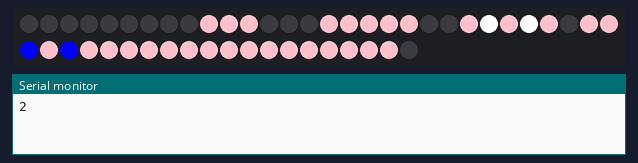
Recording of a sketch running on a simulated Arduino Uno, built for the host (arithmetic inside an expression is 32-bit, double 64-bit). Parts: 50 RGB LEDs in strip order, left to right, continuing on the next row, the last lines printed to the serial monitor. Random numbers use the default seed unless the sketch sets one.

Above: at 2.58 s.
At 7.96 s:
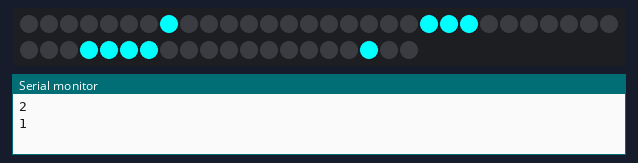
At 13.49 s:
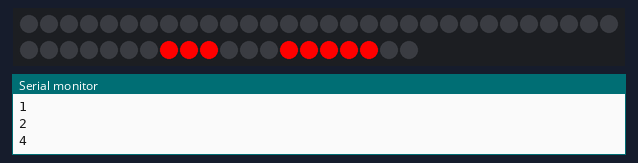
At 21.64 s:
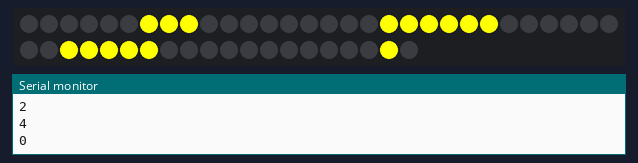
At 30.78 s:
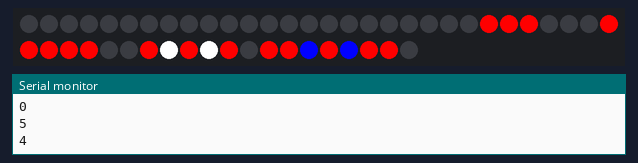
At 37.76 s:
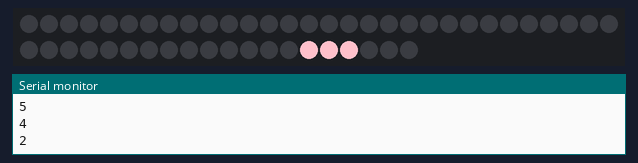

The sketch:

PacMan-Large2.ino
```cpp
#include <FastLED.h>

// How many leds in your strip?
#define NUM_LEDS 50

// For led chips like WS2812, which have a data line, ground, and power, you just
// need to define DATA_PIN.  For led chipsets that are SPI based (four wires - data, clock,
// ground, and power), like the LPD8806 define both DATA_PIN and CLOCK_PIN
// Clock pin only needed for SPI based chipsets when not using hardware SPI
#define DATA_PIN 9

static const CRGB PROGMEM
  mc[][7] = {
    {CRGB::Black,  CRGB::Black,  CRGB::Yellow, CRGB::Yellow, CRGB::Yellow, CRGB::Black,  CRGB::Black},
    {CRGB::Black,  CRGB::Yellow, CRGB::Yellow, CRGB::Yellow, CRGB::Black,  CRGB::Yellow, CRGB::Black},
    {CRGB::Yellow, CRGB::Yellow, CRGB::Yellow, CRGB::Yellow, CRGB::Yellow, CRGB::Yellow, CRGB::Yellow},
    {CRGB::Yellow, CRGB::Yellow, CRGB::Yellow, CRGB::Yellow, CRGB::Yellow, CRGB::Yellow, CRGB::Yellow},
    {CRGB::Yellow, CRGB::Yellow, CRGB::Yellow, CRGB::Yellow, CRGB::Yellow, CRGB::Yellow, CRGB::Yellow},
    {CRGB::Black,  CRGB::Yellow, CRGB::Yellow, CRGB::Yellow, CRGB::Yellow, CRGB::Yellow, CRGB::Black},
    {CRGB::Black,  CRGB::Black,  CRGB::Yellow, CRGB::Yellow, CRGB::Yellow, CRGB::Black,  CRGB::Black},
  },
  mo1[][7] = {
    {CRGB::Black,  CRGB::Black,  CRGB::Yellow, CRGB::Yellow, CRGB::Yellow, CRGB::Black,  CRGB::Black},
    {CRGB::Black,  CRGB::Yellow, CRGB::Yellow, CRGB::Yellow, CRGB::Black,  CRGB::Yellow, CRGB::Black},
    {CRGB::Yellow, CRGB::Yellow, CRGB::Yellow, CRGB::Yellow, CRGB::Yellow, CRGB::Black,  CRGB::Black},
    {CRGB::Yellow, CRGB::Yellow, CRGB::Yellow, CRGB::Yellow, CRGB::Black,  CRGB::Black,  CRGB::Black},
    {CRGB::Yellow, CRGB::Yellow, CRGB::Yellow, CRGB::Yellow, CRGB::Yellow, CRGB::Black,  CRGB::Black},
    {CRGB::Black,  CRGB::Yellow, CRGB::Yellow, CRGB::Yellow, CRGB::Yellow, CRGB::Yellow, CRGB::Black},
    {CRGB::Black,  CRGB::Black,  CRGB::Yellow, CRGB::Yellow, CRGB::Yellow, CRGB::Black,  CRGB::Black},
  },
  mo2[][7] = {
    {CRGB::Black,  CRGB::Black,  CRGB::Yellow, CRGB::Yellow, CRGB::Yellow, CRGB::Black,  CRGB::Black},
    {CRGB::Black,  CRGB::Yellow, CRGB::Yellow, CRGB::Yellow, CRGB::Black,  CRGB::Black, CRGB::Black},
    {CRGB::Yellow, CRGB::Yellow, CRGB::Yellow, CRGB::Yellow, CRGB::Black, CRGB::Black,  CRGB::Black},
    {CRGB::Yellow, CRGB::Yellow, CRGB::Yellow, CRGB::Black, CRGB::Black,  CRGB::Black,  CRGB::Black},
    {CRGB::Yellow, CRGB::Yellow, CRGB::Yellow, CRGB::Yellow, CRGB::Black, CRGB::Black,  CRGB::Black},
    {CRGB::Black,  CRGB::Yellow, CRGB::Yellow, CRGB::Yellow, CRGB::Yellow, CRGB::Black, CRGB::Black},
    {CRGB::Black,  CRGB::Black,  CRGB::Yellow, CRGB::Yellow, CRGB::Yellow, CRGB::Black,  CRGB::Black},
  },
  ghostc[][7] = {
    {CRGB::Black,  CRGB::Black,  CRGB::Cyan,  CRGB::Cyan,  CRGB::Cyan,  CRGB::Black,  CRGB::Black},
    {CRGB::Black,  CRGB::Cyan,   CRGB::Cyan,  CRGB::Cyan,  CRGB::Cyan,  CRGB::Cyan,   CRGB::Black},
    {CRGB::Black,  CRGB::Cyan,   CRGB::White, CRGB::Cyan,  CRGB::White, CRGB::Cyan,   CRGB::Black},
    {CRGB::Cyan,   CRGB::Cyan,   CRGB::Blue,  CRGB::Cyan,  CRGB::Blue,  CRGB::Cyan,   CRGB::Cyan},
    {CRGB::Cyan,   CRGB::Cyan,   CRGB::Cyan,  CRGB::Cyan,  CRGB::Cyan,  CRGB::Cyan,   CRGB::Cyan},
    {CRGB::Cyan,   CRGB::Cyan,   CRGB::Cyan,  CRGB::Cyan,  CRGB::Cyan,  CRGB::Cyan,   CRGB::Cyan},
    {CRGB::Cyan,   CRGB::Black,  CRGB::Cyan,  CRGB::Black, CRGB::Cyan,  CRGB::Black,  CRGB::Cyan},
    {CRGB::Black,   CRGB::Cyan,  CRGB::Black,  CRGB::Cyan, CRGB::Black,  CRGB::Cyan,  CRGB::Black},
  },
  ghostp[][7] = {
    {CRGB::Black,  CRGB::Black,  CRGB::Pink,  CRGB::Pink, CRGB::Pink, CRGB::Black,  CRGB::Black},
    {CRGB::Black,  CRGB::Pink, CRGB::Pink, CRGB::Pink, CRGB::Pink,  CRGB::Pink, CRGB::Black},
    {CRGB::Black, CRGB::Pink, CRGB::White, CRGB::Pink, CRGB::White, CRGB::Pink,  CRGB::Black},
    {CRGB::Pink, CRGB::Pink, CRGB::Blue, CRGB::Pink, CRGB::Blue,  CRGB::Pink,  CRGB::Pink},
    {CRGB::Pink, CRGB::Pink, CRGB::Pink, CRGB::Pink, CRGB::Pink, CRGB::Pink,  CRGB::Pink},
    {CRGB::Pink,  CRGB::Pink, CRGB::Pink, CRGB::Pink, CRGB::Pink, CRGB::Pink, CRGB::Pink},
    {CRGB::Pink,  CRGB::Black, CRGB::Pink, CRGB::Black, CRGB::Pink, CRGB::Black, CRGB::Pink},
    {CRGB::Black,  CRGB::Pink, CRGB::Black, CRGB::Pink, CRGB::Black, CRGB::Pink, CRGB::Black},
  },

  ghosto[][7] = {
    {CRGB::Black,  CRGB::Black,  CRGB::Orange,  CRGB::Orange, CRGB::Orange, CRGB::Black,  CRGB::Black},
    {CRGB::Black,  CRGB::Orange, CRGB::Orange, CRGB::Orange, CRGB::Orange,  CRGB::Orange, CRGB::Black},
    {CRGB::Black, CRGB::Orange, CRGB::White, CRGB::Orange, CRGB::White, CRGB::Orange,  CRGB::Black},
    {CRGB::Orange, CRGB::Orange, CRGB::Blue, CRGB::Orange, CRGB::Blue,  CRGB::Orange,  CRGB::Orange},
    {CRGB::Orange, CRGB::Orange, CRGB::Orange, CRGB::Orange, CRGB::Orange, CRGB::Orange,  CRGB::Orange},
    {CRGB::Orange,  CRGB::Orange, CRGB::Orange, CRGB::Orange, CRGB::Orange, CRGB::Orange, CRGB::Orange},
    {CRGB::Orange,  CRGB::Black,  CRGB::Orange, CRGB::Black, CRGB::Orange, CRGB::Black,  CRGB::Orange},
    {CRGB::Black,  CRGB::Orange,  CRGB::Black, CRGB::Orange, CRGB::Black, CRGB::Orange,  CRGB::Black},
  },
  ghostr[][7] = {
    {CRGB::Black,  CRGB::Black,  CRGB::Red,  CRGB::Red, CRGB::Red, CRGB::Black,  CRGB::Black},
    {CRGB::Black,  CRGB::Red, CRGB::Red, CRGB::Red, CRGB::Red,  CRGB::Red, CRGB::Black},
    {CRGB::Black, CRGB::Red, CRGB::White, CRGB::Red, CRGB::White, CRGB::Red,  CRGB::Black},
    {CRGB::Red, CRGB::Red, CRGB::Blue, CRGB::Red, CRGB::Blue,  CRGB::Red,  CRGB::Red},
    {CRGB::Red, CRGB::Red, CRGB::Red, CRGB::Red, CRGB::Red, CRGB::Red,  CRGB::Red},
    {CRGB::Red,  CRGB::Red, CRGB::Red, CRGB::Red, CRGB::Red, CRGB::Red, CRGB::Red},
    {CRGB::Red,  CRGB::Black,  CRGB::Red, CRGB::Black, CRGB::Red, CRGB::Black,  CRGB::Red},
    {CRGB::Black,  CRGB::Red,  CRGB::Black, CRGB::Red, CRGB::Black, CRGB::Red,  CRGB::Black},
    },
  eye[][7] = {
    {CRGB::Black,  CRGB::Black,  CRGB::Black,  CRGB::Black, CRGB::Black, CRGB::Black,  CRGB::Black},
    {CRGB::Black,  CRGB::White,  CRGB::White,  CRGB::Black, CRGB::White, CRGB::White,  CRGB::Black},
    {CRGB::Black,  CRGB::White,  CRGB::Blue,  CRGB::Black, CRGB::White, CRGB::Blue,  CRGB::Black},
    {CRGB::Black,  CRGB::Black,  CRGB::Black,  CRGB::Black, CRGB::Black, CRGB::Black,  CRGB::Black},
    {CRGB::Black,  CRGB::Black,  CRGB::Black,  CRGB::Black, CRGB::Black, CRGB::Black,  CRGB::Black},
    {CRGB::Black,  CRGB::Black,  CRGB::Black,  CRGB::Black, CRGB::Black, CRGB::Black,  CRGB::Black},
    {CRGB::Black,  CRGB::Black,  CRGB::Black,  CRGB::Black, CRGB::Black, CRGB::Black,  CRGB::Black}
    };


// Define the array of leds
CRGB leds[NUM_LEDS];

void setup() {
  FastLED.addLeds<WS2811, DATA_PIN, RGB>(leds, NUM_LEDS);
  randomSeed(analogRead(0));
}


int lastSeq = -1;

void loop() {

  FastLED.clear();


  int seq=lastSeq;
  while(seq==lastSeq){
    seq = random(0,6);
  }
  lastSeq=seq;

  Serial.println(seq,DEC);

  switch(seq){
    case 0:
      pacmanSequence();
      break;
    case 1:
      ghostCSequence();
      break;
    case 2:
      ghostPSequence();
      break;
    case 3:
      ghostOSequence();
      break;
    case 4:
      ghostRSequence();
      break;
    case 5:
      eatSequence();
      break;
  }

}


void eatSequence(){
  for(int x=-7;x<-2;x++){
    drawBitmap(x, 0, mc, 0, 4, 255, false);
    drawBitmap(-x, 0, ghostc, 4, 8, 255, false);
    FastLED.show();
    delay(100);
    drawBitmap(x, 0, mo1, 0, 4, 255, false);
    drawBitmap(-x, 0, ghostc, 4, 8, 255, true);
    FastLED.show();
    delay(100);
    drawBitmap(x, 0, mo2, 0, 4, 255, false);
    drawBitmap(-x, 0, ghostc, 4, 8, 255, false);
    FastLED.show();
    drawBitmap(x, 0, mo1, 0, 4, 255, false);
    drawBitmap(-x, 0, ghostc, 4, 8, 255, true);
    FastLED.show();
    delay(100);
  }

  for(int x=-2;x<7;x++){
    drawBitmap(x, 0, mc, 0, 6+x, 255, false);
    FastLED.show();
    delay(100);
    drawBitmap(x, 0, mo1, 0, 6+x, 255, false);
    FastLED.show();
    delay(100);
    drawBitmap(x, 0, mo2, 0, 6+x, 255, false);
    FastLED.show();
    drawBitmap(x, 0, mo1, 0, 6+x, 255, false);
    FastLED.show();
    delay(100);
  }

  for(int y=0;y<7;y++){
    drawBitmap(0, y, eye, 0, 8, 255, false);
    FastLED.show();
    delay(350);
  }

}

void pacmanSequence(){
  for(int x=-7;x<7;x++){
    drawBitmap(x, 0, mc, 0, 8, 255, false);
    dots(x);
    FastLED.show();
    delay(100);
    drawBitmap(x, 0, mo1, 0, 8, 255, false);
    dots(x);
    FastLED.show();
    delay(100);
    drawBitmap(x, 0, mo2, 0, 8, 255, false);
    dots(x);
    FastLED.show();
    delay(100);
    drawBitmap(x, 0, mo1, 0, 8, 255, false);
    dots(x);
    FastLED.show();
    delay(100);
  }
}

void ghostCSequence(){


  for(int x=-7;x<7;x++){
    drawBitmap(x, 0, ghostc, 0, 8, 255, false);
    FastLED.show();
    delay(150);
    drawBitmap(x, 0, ghostc, 0, 8, 255, true);
    FastLED.show();
    delay(150);
  }
}

void ghostPSequence(){

  for(int y=-7;y<7;y++){
    drawBitmap(0, y, ghostp, 0, 8, 255, false);
    FastLED.show();
    delay(150);
    drawBitmap(0, y, ghostp, 0, 8, 255, true);
    FastLED.show();
    delay(150);
  }
}

void ghostOSequence(){

  for(int x=7;x>-7;x--){
    drawBitmap(x, 0, ghosto, 0, 8, 255, false);
    FastLED.show();
    delay(150);
    drawBitmap(x, 0, ghosto, 0, 8, 255, true);
    FastLED.show();
    delay(150);
  }
}

void ghostRSequence(){

  for(int y=7;y>-7;y--){
    drawBitmap(0, y, ghostr, 0, 8, 255, false);
    FastLED.show();
    delay(150);
    drawBitmap(0, y, ghostr, 0, 8, 255, true);
    FastLED.show();
    delay(150);
  }


}

void dots(int x){
  if(x<1){
    leds[19]=CRGB::White;
    leds[21]=CRGB::White;
    leds[22]=CRGB::White;
    leds[33]=CRGB::White;
  }
  if(x<0){
    leds[23]=CRGB::White;
  }
}

void drawBitmap(int x, int y, const CRGB bmp[][7], int windowX, int windowW, int brightness, bool swapBottom){

  //Shift bitmap first

  int ir=0;
  int ic=0;

  CRGB bmpOut[7][7] = {
    {0,0,0,0,0,0,0},
    {0,0,0,0,0,0,0},
    {0,0,0,0,0,0,0},
    {0,0,0,0,0,0,0},
    {0,0,0,0,0,0,0},
    {0,0,0,0,0,0,0},
    {0,0,0,0,0,0,0}
  };


 for(int r=y;r<y+7;r++){
    ic=0;
    for(int c=x;c<x+7;c++){
      if(r>=0 && c>=0 && r<7 && c<7){
        bmpOut[r][c] = bmp[ir][ic];
      }
      ic++;
    }
    ir++;
    if(ir==6 && swapBottom){
      ir=7;
    }
  }


  int ledNum=0;
  for(int r=0;r<7;r++){
    for(int c=0;c<7;c++){
      if(r % 2){
        if((6-c)>=windowX && (6-c)<=windowX+windowW){
          leds[ledNum]=bmpOut[r][6-c];
        }
      } else {
        if(c>=windowX && c<=windowX+windowW){
          leds[ledNum]=bmpOut[r][c];
        }
      }
      ledNum++;
    }
  }
  FastLED.setBrightness(brightness);

}
```
